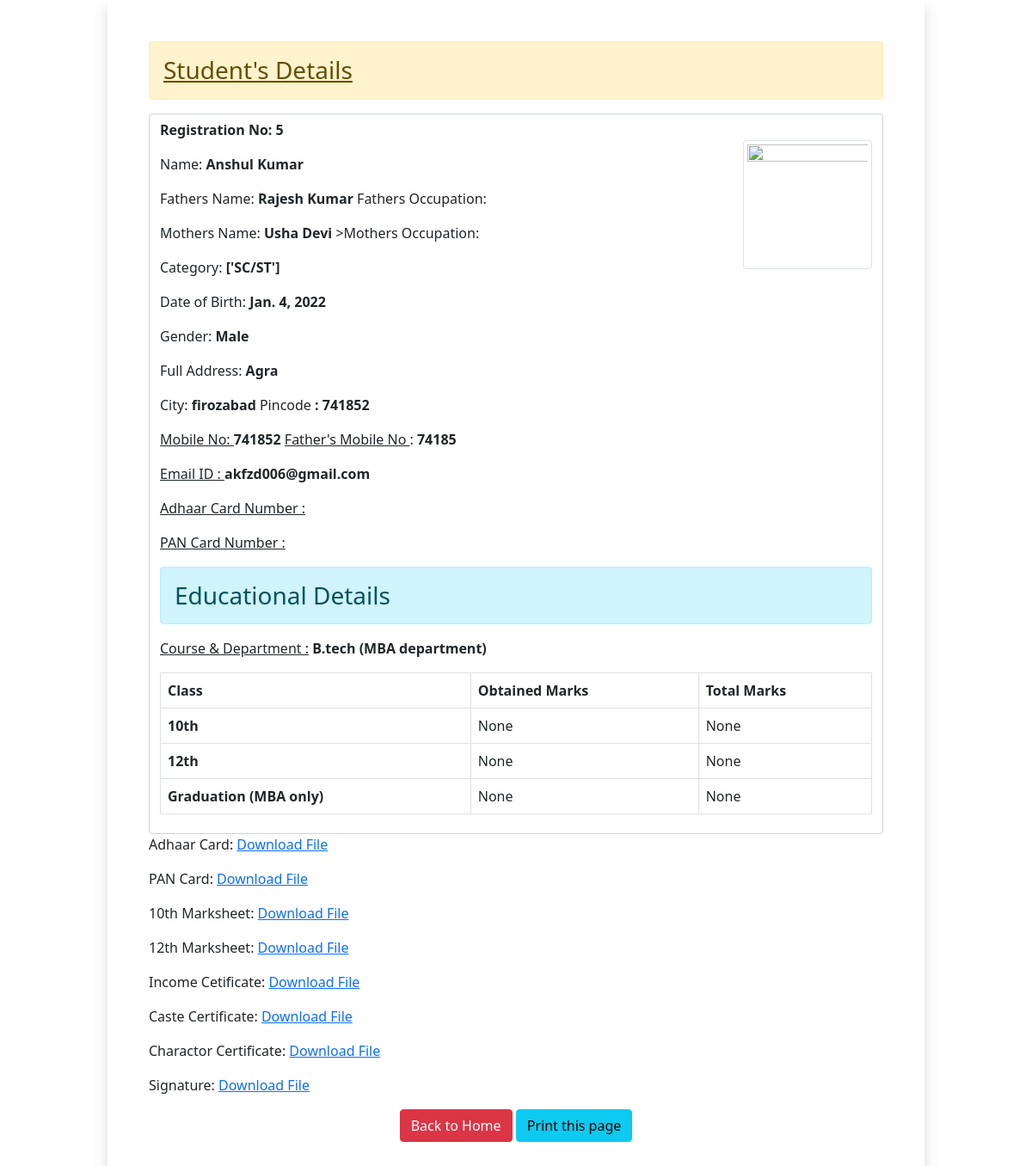
The page /app/5 (signed in) on the database its author committed.
### myapp/models.py (models this page shows)
class Student_data(models.Model):
 first_name = models.CharField(max_length=100)
 middle_name = models.CharField(max_length=100, blank=True)
 last_name = models.CharField(max_length=100)
 fathers_name = models.CharField(max_length=100)
 fathers_occupation = models.CharField(max_length=30, blank=True)
 mothers_name = models.CharField(max_length=100)
 mothers_occupation = models.CharField(max_length=30,  blank=True)
 dob = models.DateField(auto_now=False, auto_now_add=False)
 gender = models.CharField(max_length=100)
 category = models.CharField(max_length=50)
 address = models.CharField(max_length=180)
 city = models.CharField(max_length=180)
 pin = models.PositiveIntegerField()
 course = models.CharField(choices=COURSE_CHOICE, max_length=100)
 mark10_obtained = models.PositiveIntegerField(null=True, blank=True)
 mark10_total = models.PositiveIntegerField( null=True, blank=True)
 mark12_obtained = models.PositiveIntegerField(null=True, blank=True)
 mark12_total = models.PositiveIntegerField(null=True, blank=True)
 mark_graduation_obtained = models.PositiveIntegerField(null=True, blank=True)
 mark_graduation_total = models.PositiveIntegerField(null=True, blank=True)
 department = models.CharField(choices=DEPARTMENT_CHOICE, max_length=50, blank=True)
 mobile = models.PositiveIntegerField()
 mobile2 = models.PositiveIntegerField(null=True, blank=True)
 email = models.EmailField(null=True, blank=True)
 photo = models.ImageField(upload_to='d/1', blank=True)
 sign = models.ImageField(upload_to='d/8', blank=True)
 Adhaar = models.FileField(upload_to='d/2', blank=True)
 Adhaar_no = models.CharField(max_length=12, null=True, blank=True)
 pan = models.FileField(upload_to='d/3', blank=True)
 pan_no = models.CharField(max_length=10, null=True, blank=True)
 caste = models.FileField(upload_to='d/3', blank=True)
 income = models.FileField(upload_to='d/4', blank=True)
 charactor_certificate = models.FileField(upload_to='d/5', blank=True)
 mark10 = models.FileField(upload_to='d/6', blank=True)
 mark12 = models.FileField(upload_to='d/7', blank=True)
 mark_graduation=models.FileField(upload_to='d/7', blank=True)

### myapp/views.py (the view)
# urls.py: path('app/<int:pk>', views.application_form, name='application'),
@login_required
def application_form(request, pk):
  candidate = Student_data.objects.get(pk=pk)
  return render(request, 'myapp/candidate.html', {'candidate':candidate})

### myapp/templates/myapp/candidate.html (shortened to what this page needs)
<!DOCTYPE html>
{% load myfilter %}
<html lang="en">
<head>
  <link href="https://cdn.jsdelivr.net/npm/bootstrap@5.0.0-beta2/dist/css/bootstrap.min.css" rel="stylesheet">
</head>
  <div class="container">
   <div class="row">
    <div class="col-sm-10 shadow p-5 offset-sm-1">
     <h3 class=" alert alert-warning"><u>Student's Details</u> </h3>
    <div class="form-control">
      <img src="/media/{{candidate.photo}}" alt="" class="img-fluid img-thumbnail float-end mt-4" width="150" height="150">
     <p class="float"> <b> Registration No: {{candidate.id}} </b></p>
     <p>Name: <b> {{candidate.first_name  }} {{candidate.middle_name}} {{candidate.last_name}} </b> </p>
     <p>Fathers Name: <b>{{candidate.fathers_name}} </b> Fathers Occupation: <b> {{candidate.fathers_occupation}} </b></p></p>
     <p>Mothers Name: <b> {{candidate.mothers_name}} </b>>Mothers Occupation:  <b> {{candidate.fathers_occupation}} </b> </p>
     <p>Category: <b>{{candidate.category}}</b></p>
     <p>Date of Birth: <b>{{candidate.dob}} </b></p>
     <p>Gender: <b> {{candidate.gender}} </b></p>
     <p>Full Address: <b>{{candidate.address}}</b></p>
     <p>City: <b> {{candidate.city}} </b> Pincode <b>:      {{candidate.pin}} </b> </p>
     <p><u> Mobile No: </u><b> {{candidate.mobile}} </b><u> Father's Mobile No </u>  : <b> {{candidate.mobile2}} </b></p>
     <p> <u> Email ID : </u> <b> {{candidate.email}}</b></p>
     <p><u>Adhaar Card Number : </u> <b>{{candidate.Adhaar_no}}</b></p>
     <p><u>PAN Card Number : </u> <b>{{candidate.pan_no}}</b></p>
    <h3 class="alert alert-info">Educational Details</h3>
    <p><u>Course & Department :</u> <b>{{candidate.course}}  ({{candidate.department}})</b> </p>
    <table class="table table-bordered">
      <thead>
        <tr>
          <th scope="col">Class</th>
          <th scope="col">Obtained Marks</th>
          <th scope="col">Total Marks</th>
        </tr>
      </thead>
      <tbody>
        <tr>
          <th scope="row">10th</th>
          <td>{{candidate.mark10_obtained}}</td>
          <td>{{candidate.mark10_total}}</td>
        </tr>
        <tr>
          <th scope="row">12th</th>
          <td>{{candidate.mark12_obtained}}</td>
          <td>{{candidate.mark12_total}}</td>
        </tr>
        <tr>
          <th scope="row">Graduation (MBA only)</th>
          <td>{{candidate.mark_graduation_obtained}}</td>
          <td>{{candidate.mark_graduation_total}}</td>
        </tr>
      </tbody>
    </table>
    </div>
     <p>Adhaar Card: <a href="/media/{{candidate.Adhaar}}" download="media/{{Student_data.Adhaar}}">Download File </a></p>
     <p>PAN Card: <a href="media/{{candidate.pan}}" download="media/{{Student_data.pan}}">Download File</a></p>
     <p>10th Marksheet: <a href="media/{{candidate.mark10}}" download="media/{{Student_data.mark10}}">Download File</a></p>
     <p>12th Marksheet: <a href="media/{{candidate.mark12}}"download="media/{{Student_data.mark12}}">Download File</a></p>
     <p>Income Cetificate: <a href="media/{{candidate.income}}" download="media/{{Student_data.income}}">Download File</a></p>
     <p>Caste Certificate: <a href="media/{{candidate.caste}}" download="media/{{Student_data.caste}}">Download File</a></p>
     <p>Charactor Certificate: <a href="media/{{candidate.charactor_certificate}}" download="media/{{Student_data.charactor_certificate}}">Download File</a></p>
     <p>Signature: <a href="media/{{candidate.sign}}" download="media/{{Student_data.sign}}">Download File</a></p>
    <div class="text-center">
     <a href="/" class="btn btn-danger">Back to Home</a>
     <a onClick="window.print()" class="btn btn-info">Print this page</a>
    </div>
    </div>
   </div>
  </div>
</body>
</html>

### rows shown on the page
Student_data: id "5", first_name "Anshul", last_name "Kumar", fathers_name "Rajesh Kumar", mothers_name "Usha Devi", category "['SC/ST']", dob "Jan. 4, 2022", gender "Male", address "Agra", city "firozabad", pin "741852", mobile "741852", mobile2 "74185", email "akfzd006@gmail.com", course "B.tech", department "MBA department", mark10_obtained "None", mark10_total "None", mark12_obtained "None", mark12_total "None", mark_graduation_obtained "None", mark_graduation_total "None"
